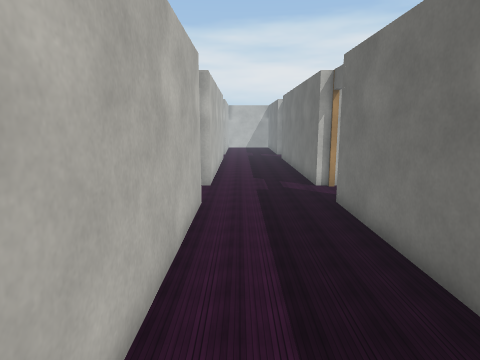
view 1 (above)

24 first-person views from a walk through a Webots world. The camera is 1.3 m above the floor, tilts 10° down and sees 75° across. The floor is counted in squares, 0.5 m on a side. Each view is taken from the middle of a square. On the plan, view 1 faces up. The plan holds only what a view shows up to about 20 squares ahead; the rest is blank. The place goes on beyond the plan. Webots' stock objects and surfaces are drawn as simple stand-ins. Door leaves are left out.

view 2
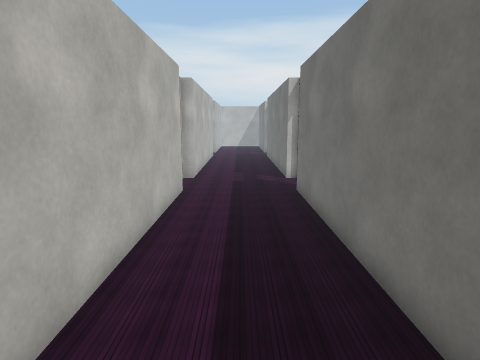

view 3
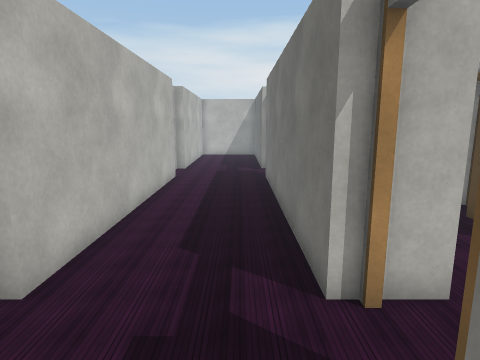

view 4
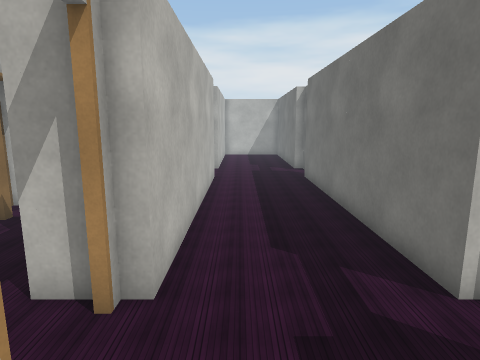

view 5
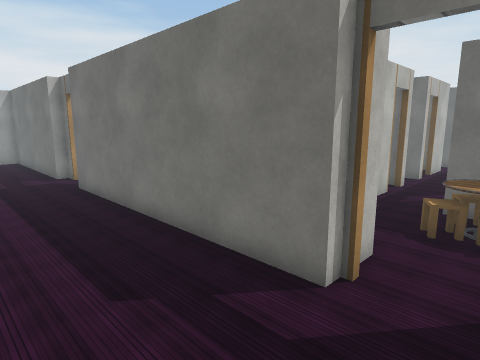

view 6
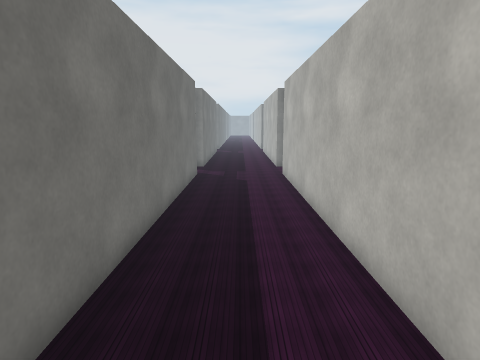

view 7
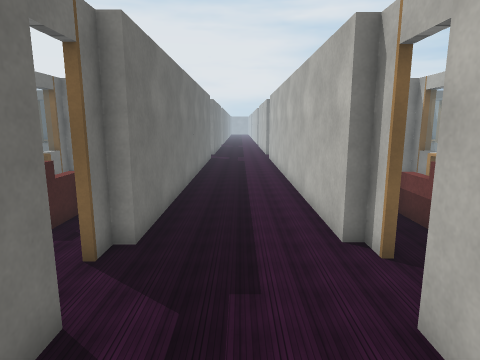

view 8
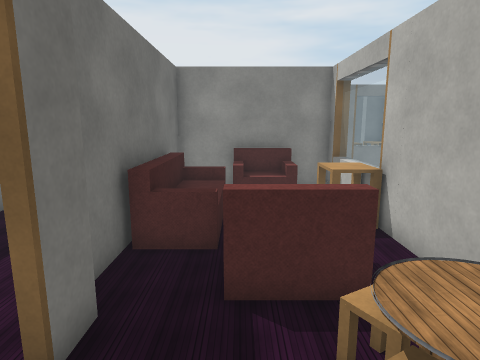

view 9
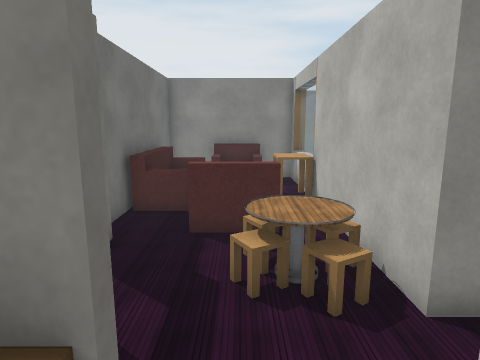

view 10
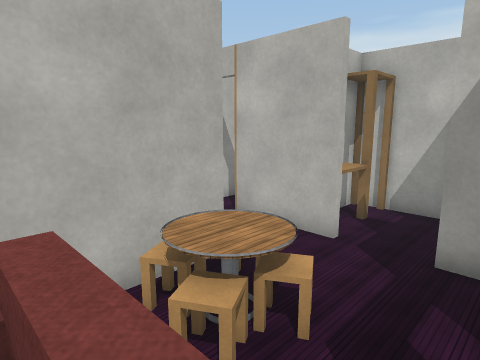

view 11
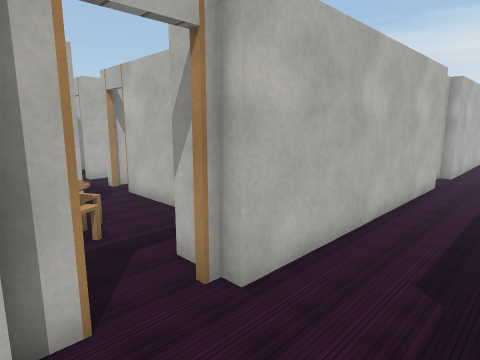

view 12
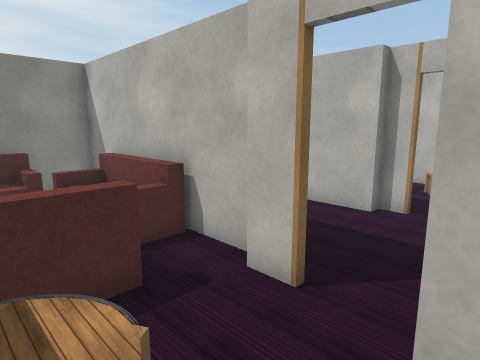

view 13
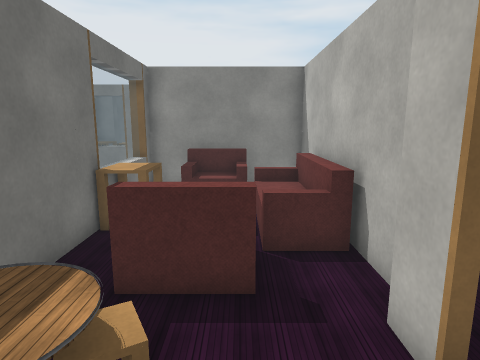

view 14
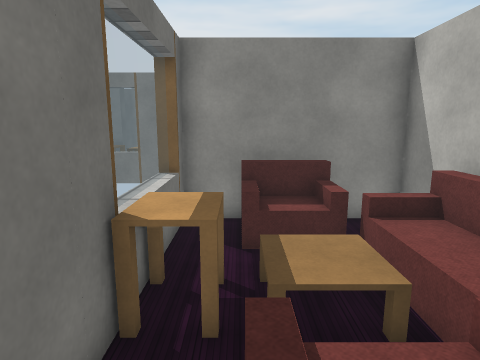

view 15
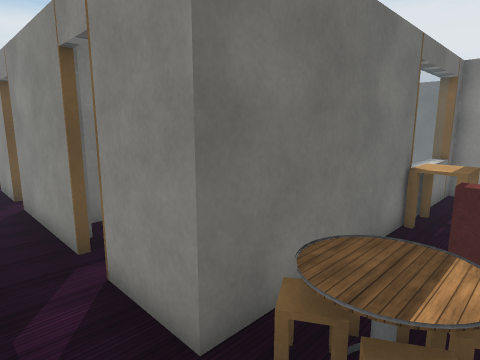

view 16
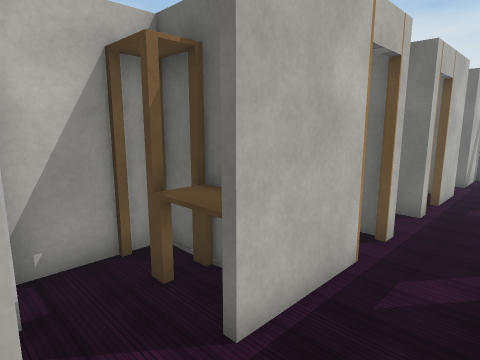

view 17
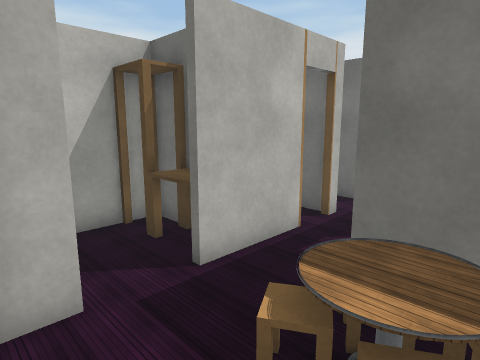

view 18
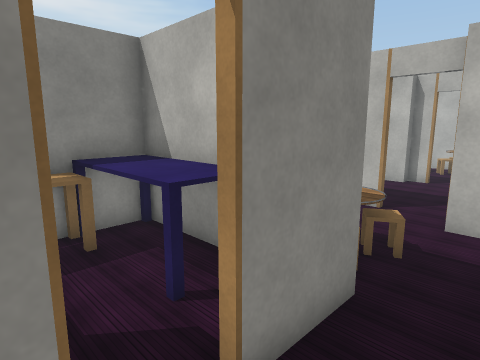

view 19
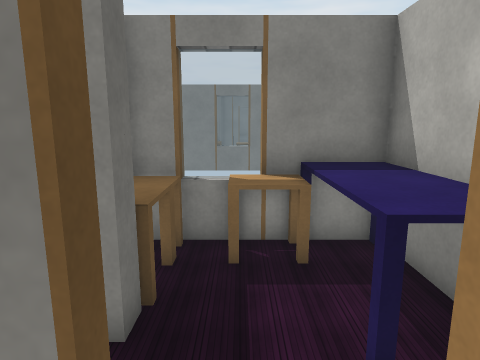

view 20
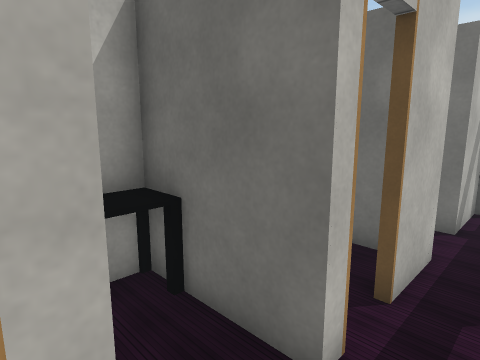

view 21
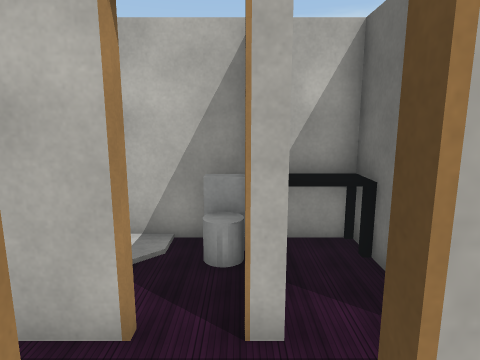

view 22
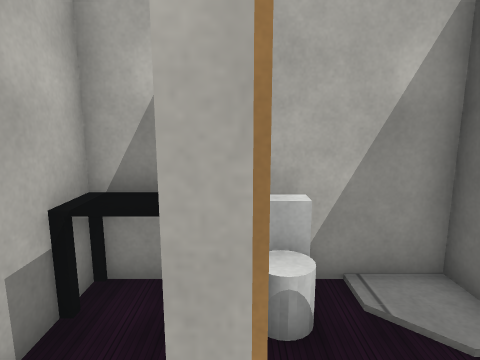

view 23
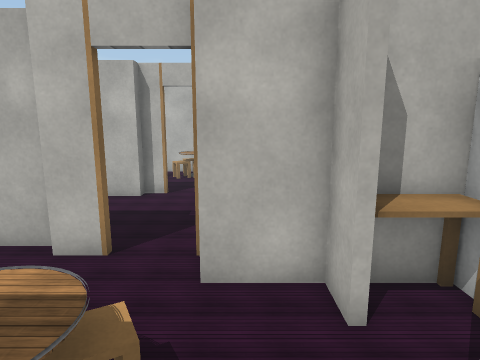

view 24
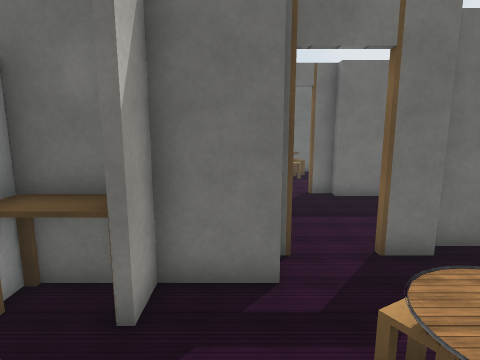

### Floor plan
Points are (right, up) in squares from view 1. A wall is a line through its corners. A room is listed if a view was taken in it or the views show most of it. See-through windows are left out.
Room 1 (views 1, 2, 3, 4, 5, 6, 7, 11)
walls: (3.9, 13.3) (3.3, 13.3) (3.3, 24.9); (-1.8, 11.3) (-1.8, 10.3) (-1.3, 10.3) (-1.3, -5.5); (-1.3, 24.9) (-1.3, 13.3) (-1.8, 13.3) (-1.8, 12.9); (3.8, 26.9) (3.8, 27.7) (3.3, 27.7) (3.3, 30.5); (-1.3, 30.5) (-1.3, 27.7) (-1.8, 27.7) (-1.8, 27); (3.3, -5.5) (3.3, 10.3) (3.8, 10.3) (3.8, 11.4)
ways out: open door at (-2, 12.5) to room 2; open door at (4, 12.5) to room 4; open door at (-2, 25.5); open door at (4, 26.5)
Room 2 (views 8, 10, 24)
walls: (-7.6, 7.6) (-7.6, 1.5) (-1.5, 1.5) (-1.5, 3.6); (-1.5, 8) (-1.5, 9.8); (-2, 10) (-2, 11.3); (-2.1, 13.3) (-3.2, 13.3) (-3.2, 14.5); (-8.4, 13.1) (-7.6, 13.1) (-7.6, 10.4); (-6.2, 15.4) (-9.7, 15.4); (-3.2, 15.4) (-4.4, 15.4)
ways out: open door at (-2, 12.5) to room 1; opening at (-5.5, 15) to room 3; open door at (-10, 15.5)
objects: table (-7, 5) to (-6, 6); table (-7, 11); table (-7, 13); armchair (-6, 2) to (-4, 3); armchair (-6, 8) to (-4, 10); table (-5, 11); table (-5, 12) to (-5, 13); sofa (-4, 4) to (-2, 8)
Room 3 (view 9)
walls: (-5, 19) (-6.5, 19); (-7.6, 18.9) (-7.6, 18); (-3.2, 16) (-3.2, 17.6); (-3.2, 14.5) (-3.2, 15.4)
ways out: opening at (-5.5, 15) to room 2
objects: table (-7, 16) to (-7, 17); table (-7, 18) to (-7, 19); fridge (-5, 18) to (-4, 18); table (-4, 16) to (-4, 17)
Room 4 (views 12, 13, 14, 15, 16, 17, 19, 20, 21, 23)
walls: (9.8, 7.6) (9.8, 7.2) (15.4, 7.2); (9.6, 11.4) (9.6, 13.1) (12.3, 13.1); (3.5, 10) (3.5, 1.5) (9.6, 1.5) (9.6, 7.6); (4, 11.4) (4, 10.1); (6.4, 15.4) (5.2, 15.4) (5.2, 13.3) (4, 13.3); (11.8, 15.4) (9.4, 15.4); (9.6, 17) (9.6, 18.9); (13.6, 15.4) (13, 15.4); (5.2, 17.6) (5.2, 16.1); (8.5, 19) (6.7, 19)
ways out: open door at (4, 12.5) to room 1; opening at (14, 14) to room 5; open door at (12.3, 15.7) to room 5; open door at (13, 13)
objects: sofa (4, 4) to (5, 8); armchair (6, 2) to (8, 4); table (6, 5) to (7, 7); armchair (6, 8) to (8, 9); table (6, 16) to (6, 17); fridge (6, 18) to (7, 18); table (7, 11); table (7, 13); table (8, 5) to (9, 7); table (8, 11) to (9, 11); table (9, 12) to (9, 13); table (9, 15) to (9, 17); table (9, 18) to (9, 19); table (10, 8) to (12, 11); table (12, 8) to (13, 8); table (14, 8) to (15, 8); table (14, 9) to (15, 10)
Room 5 (views 18, 22)
walls: (16.3, 15.4) (15.6, 15.4) (15.6, 19); (13.5, 13.1) (18.5, 13.1); (13.5, 19) (13.5, 16.8); (13.1, 19) (10.4, 19); (19.8, 15.4) (17.5, 15.4)
ways out: opening at (14, 14) to room 4; open door at (12.3, 15.7) to room 4; open door at (17, 15.5); open door at (19, 13)
objects: toilet (12, 18) to (13, 18); table (14, 18) to (15, 19)

Where each view was taken, in squares from view 1:
view 1: 0 up, 0 right, facing up
view 2: 2 down, 1 right, facing up
view 3: 9 up, 2 right, facing up
view 4: 9 up, 0 right, facing up
view 5: 11 up, 1 left, facing up-right
view 6: 9 up, 1 right, facing down
view 7: 17 up, 1 right, facing down
view 8: 14 up, 4 left, facing down
view 9: 17 up, 5 left, facing down
view 10: 9 up, 3 left, facing up-left
view 11: 10 up, 2 right, facing up-left
view 12: 14 up, 8 right, facing down-left
view 13: 14 up, 6 right, facing down
view 14: 10 up, 8 right, facing down
view 15: 15 up, 7 right, facing down-right
view 16: 13 up, 6 right, facing up-right
view 17: 11 up, 5 right, facing up-right
view 18: 15 up, 14 right, facing down-left
view 19: 14 up, 13 right, facing down
view 20: 14 up, 13 right, facing up-right
view 21: 12 up, 13 right, facing up
view 22: 14 up, 16 right, facing up
view 23: 14 up, 10 right, facing left
view 24: 14 up, 8 left, facing right
